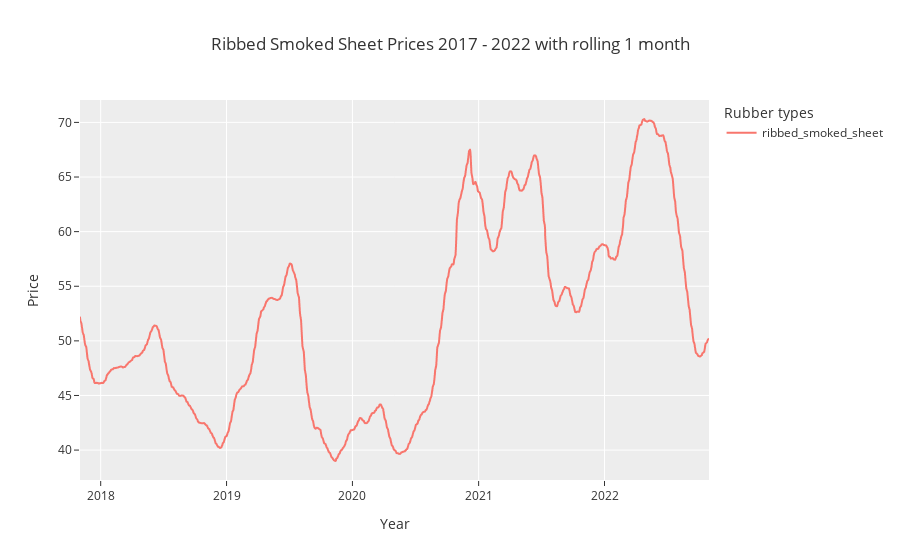

Write notebook code for a chart like this one.
### Code cell
# plot ribbed_smoked_sheet price line chart
plot_line(['ribbed_smoked_sheet'], 30, rubber, 'Ribbed Smoked Sheet Prices 2017 - 2022 with rolling 1 month')

### Figure 1 — Plotly figure (JSON) as saved in the notebook; plotly's stock layout.template omitted (floating-point values rounded to 4 significant figures; data arrays with more than 128 entries replaced by an {"elided": "..."} marker saying what was removed)
{"data": [{"hovertemplate": "Rubber types=ribbed_smoked_sheet<br>Year=%{x}<br>Price=%{y}<extra></extra>", "legendgroup": "ribbed_smoked_sheet", "line": {"color": "#F8766D", "dash": "solid"}, "marker": {"symbol": "circle"}, "mode": "lines", "name": "ribbed_smoked_sheet", "showlegend": true, "type": "scattergl", "x": {"elided": "1212 str values"}, "xaxis": "x", "y": {"elided": "1212 float values"}, "yaxis": "y"}], "layout": {"autosize": true, "legend": {"title": {"text": "Rubber types"}, "tracegroupgap": 0}, "title": {"text": "Ribbed Smoked Sheet Prices 2017 - 2022 with rolling 1 month"}, "xaxis": {"anchor": "y", "autorange": true, "domain": [0, 1], "range": ["2017-11-02", "2022-10-31"], "title": {"text": "Year"}, "type": "date"}, "yaxis": {"anchor": "x", "autorange": true, "domain": [0, 1], "range": [37.26, 72.05], "title": {"text": "Price"}, "type": "linear"}}}
